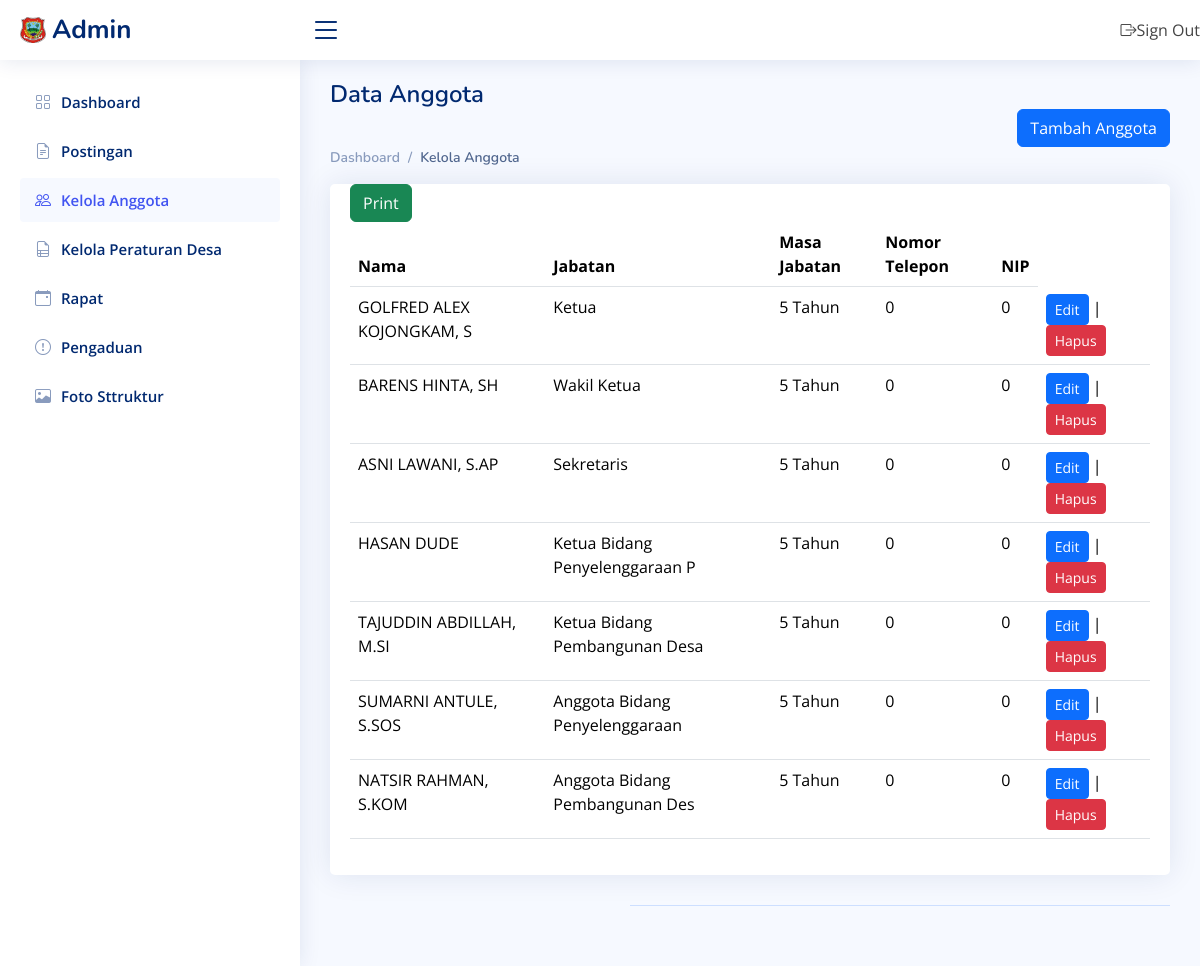
/Admin/kelola_anggota.php, run on the app's committed database.
### tables this page shows
CREATE TABLE `anggota` (
  `id_anggota` int(11) NOT NULL,
  `nama` varchar(25) NOT NULL,
  `jabatan` varchar(30) NOT NULL,
  `masa_jabatan` varchar(25) NOT NULL,
  `nomor_telpon` int(11) NOT NULL,
  `NIP` int(11) NOT NULL
);

### Admin/kelola_anggota.php (the view, shortened to what this page needs)
<!DOCTYPE html>
<html lang="en">
<head>
  <link href="assets/vendor/bootstrap/css/bootstrap.min.css" rel="stylesheet">
  <link href="assets/vendor/bootstrap-icons/bootstrap-icons.css" rel="stylesheet">
  <link href="assets/vendor/boxicons/css/boxicons.min.css" rel="stylesheet">
  <link href="assets/vendor/quill/quill.snow.css" rel="stylesheet">
  <link href="assets/vendor/quill/quill.bubble.css" rel="stylesheet">
  <link href="assets/vendor/remixicon/remixicon.css" rel="stylesheet">
  <link href="assets/vendor/simple-datatables/style.css" rel="stylesheet">
  <link href="assets/css/style.css" rel="stylesheet">
</head>
<body>
<header id="header" class="header fixed-top d-flex align-items-center">
<div class="d-flex align-items-center justify-content-between">
  <a href="index.html" class="logo d-flex align-items-center">
    <img src="../assets/img/bpd.jpg" alt="">
    <span class="d-none d-lg-block">Admin</span>
  </a>
  <i class="bi bi-list toggle-sidebar-btn"></i>
</div>
<nav class="header-nav ms-auto">
  <ul class="d-flex align-items-center">
        <li>
          <a class="dropdown-item d-flex align-items-center" href="../index.php">
            <i class="bi bi-box-arrow-right"></i>
            <span>Sign Out</span>
          </a>
        </li>
  </ul>
</nav>
</header>
<aside id="sidebar" class="sidebar">
  <ul class="sidebar-nav" id="sidebar-nav">
    <li class="nav-item">
      <a class="nav-link collapsed" href="admin.php">
        <i class="bi bi-grid"></i>
        <span>Dashboard</span>
      </a>
    </li>
    <li class="nav-item">
  <a href="kelola_postingan.php" class="nav-link collapsed">
    <i class="bi bi-file-earmark-text"></i><span>Postingan</span>
  </a>
</li>
    <li class="nav-item">
      <a href="kelola_anggota.php" class="nav-link">
        <i class="bi bi-people"></i><span>Kelola Anggota</span><i class=""></i>
      </a>
    </li>
    <li class="nav-item">
      <a  href="kelola_peraturan.php"  class="nav-link collapsed">
        <i class="bi bi-file-earmark-ruled"></i><span>Kelola Peraturan Desa</span>
      </a>
    </li>
    <li class="nav-item">
      <a href="kelola_rapat.php" class="nav-link collapsed" >
        <i class="bi bi-calendar-event"></i><span>Rapat</span>
      </a>
    </li>
    <li class="nav-item">
      <a href="kelola_pengaduan.php" class="nav-link collapsed" >
        <i class="bi bi-exclamation-circle"></i><span>Pengaduan</span>
      </a>
    </li>
    <li class="nav-item">
      <a href="kelola_bagan.php" class="nav-link collapsed" >
        <i class="bi bi-image"></i><span>Foto Sttruktur</span>
      </a>
    </li>
  </ul>
</aside>
<main id="main" class="main">
    <div class="pagetitle">
        <h1>Data Anggota</h1>
        <nav>
    <div class="text-end">
        <a href="tambah_anggota.php" class="btn btn-primary">Tambah Anggota</a>
    </div>
    <ol class="breadcrumb">
        <li class="breadcrumb-item"><a href="admin.php">Dashboard</a></li>
        <li class="breadcrumb-item active">Kelola Anggota</li>
    </ol>
</nav>
    </div>
    <section class="section">
        <div class="row">
            <div class="col-lg-12">
                <div class="card">
                    <div class="card-body">
                        <table class="table datatable">
                        <?php
$conn = mysqli_connect("localhost", "root", "", "bpd");
$query = "SELECT * FROM anggota";
$result = mysqli_query($conn, $query);
$row = mysqli_fetch_assoc($result);
if ($row) {
    echo "<a href='print/print_anggota.php?id=" . $row['id_anggota'] . "' class='btn btn-success' target='_blank'>Print</a>";
} else {
    echo "Tidak ada data anggota.";
}
?>
                              <thead>
                                <tr>
                                    <th>Nama</th>
                                    <th>Jabatan</th>
                                    <th>Masa Jabatan</th>
                                    <th>Nomor Telepon</th>
                                    <th>NIP </th>
                                </tr>
                            </thead>
                            <tbody>
                            <?php
$conn = mysqli_connect("localhost", "root", "", "bpd");
$query = "SELECT * FROM anggota";
$result = mysqli_query($conn, $query);
while ($row = mysqli_fetch_assoc($result)) {
    echo "<tr>";
    echo "<td>" . htmlspecialchars($row['nama']) . "</td>";
    echo "<td>" . htmlspecialchars($row['jabatan']) . "</td>";
    echo "<td>" . htmlspecialchars($row['masa_jabatan']) . "</td>";
    echo "<td>" . htmlspecialchars($row['nomor_telpon']) . "</td>";
    echo "<td>" . htmlspecialchars($row['NIP']) . "</td>";
    echo "<td><a href='update/edit_anggota.php?id=" . $row['id_anggota'] . "' class='btn btn-sm btn-primary'>Edit</a> | <a href='update/hapus_anggota.php?id=" . $row['id_anggota'] . "' onclick='return confirm(\"Apa anda yakin ingin menghapus anggota ini ?\");' class='btn btn-sm btn-danger'>Hapus</a></td></tr>";
}
?>
                            </tbody>
                        </table>
                    </div>
                    </div>
                </div>
            </div>
<footer id="footer" class="footer"></footer>
</body>
</html>

### Admin/assets/css/style.css (style rules this page uses)
:root { scroll-behavior: smooth; }
body { font-family: "Open Sans", sans-serif; background: #f6f9ff; color: #444444; }
a { color: #4154f1; text-decoration: none; }
h1, h2, h3, h4, h5, h6 { font-family: "Nunito", sans-serif; }
#main { margin-top: 60px; padding: 20px 30px; transition: all 0.3s; }
.pagetitle { margin-bottom: 10px; }
.pagetitle h1 { font-size: 24px; margin-bottom: 0; font-weight: 600; color: #012970; }
.card { margin-bottom: 30px; border: none; border-radius: 5px; box-shadow: 0px 0 30px rgba(1, 41, 112, 0.1); }
.card-body { padding: 0 20px 20px 20px; }
.breadcrumb { font-size: 14px; font-family: "Nunito", sans-serif; color: #899bbd; font-weight: 600; }
.breadcrumb a { color: #899bbd; transition: 0.3s; }
.breadcrumb .breadcrumb-item::before { color: #899bbd; }
.breadcrumb .active { color: #51678f; font-weight: 600; }
.logo { line-height: 1; }
@media (min-width: 1200px) { .logo { width: 280px; } }
.logo img { max-height: 26px; margin-right: 6px; }
.logo span { font-size: 26px; font-weight: 700; color: #012970; font-family: "Nunito", sans-serif; }
.header { transition: all 0.5s; z-index: 997; height: 60px; box-shadow: 0px 2px 20px rgba(1, 41, 112, 0.1); background-color: #fff; padding-left: 20px; }
.header .toggle-sidebar-btn { font-size: 32px; padding-left: 10px; cursor: pointer; color: #012970; }
.header-nav ul { list-style: none; }
.header-nav>ul { margin: 0; padding: 0; }
.sidebar { position: fixed; top: 60px; left: 0; bottom: 0; width: 300px; z-index: 996; transition: all 0.3s; padding: 20px; overflow-y: auto; scrollbar-width: thin; scrollbar-color: #aab7cf transparent; box-shadow: 0px 0px 20px rgba(1, 41, 112, 0.1); background-color: #fff; }
@media (min-width: 1200px) { #main, #footer { margin-left: 300px; } }
.sidebar-nav { padding: 0; margin: 0; list-style: none; }
.sidebar-nav li { padding: 0; margin: 0; list-style: none; }
.sidebar-nav .nav-item { margin-bottom: 5px; }
.sidebar-nav .nav-link { display: flex; align-items: center; font-size: 15px; font-weight: 600; color: #4154f1; transition: 0.3; background: #f6f9ff; padding: 10px 15px; border-radius: 4px; }
.sidebar-nav .nav-link i { font-size: 16px; margin-right: 10px; color: #4154f1; }
.sidebar-nav .nav-link.collapsed { color: #012970; background: #fff; }
.sidebar-nav .nav-link.collapsed i { color: #899bbd; }
.footer { padding: 20px 0; font-size: 14px; transition: all 0.3s; border-top: 1px solid #cddfff; }

### data on the page
anggota: nama "GOLFRED ALEX KOJONGKAM, S", jabatan "Ketua", masa_jabatan "5 Tahun", nomor_telpon "0", NIP "0"
anggota: nama "BARENS HINTA, SH", jabatan "Wakil Ketua", masa_jabatan "5 Tahun", nomor_telpon "0", NIP "0"
anggota: nama "ASNI LAWANI, S.AP", jabatan "Sekretaris", masa_jabatan "5 Tahun", nomor_telpon "0", NIP "0"
anggota: nama "HASAN DUDE", jabatan "Ketua Bidang Penyelenggaraan P", masa_jabatan "5 Tahun", nomor_telpon "0", NIP "0"
anggota: nama "TAJUDDIN ABDILLAH, M.SI", jabatan "Ketua Bidang Pembangunan Desa", masa_jabatan "5 Tahun", nomor_telpon "0", NIP "0"
anggota: nama "SUMARNI ANTULE, S.SOS", jabatan "Anggota Bidang Penyelenggaraan", masa_jabatan "5 Tahun", nomor_telpon "0", NIP "0"
anggota: nama "NATSIR RAHMAN, S.KOM", jabatan "Anggota Bidang Pembangunan Des", masa_jabatan "5 Tahun", nomor_telpon "0", NIP "0"
